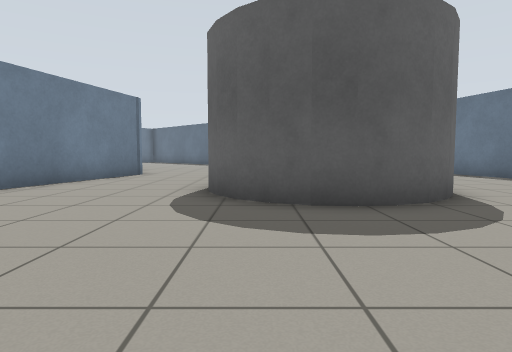
[1] (above)

24 first-person views from a walk through a robot-simulator world made for Gazebo. The camera is 0.72 m above the floor, tilts 4° down and sees 75° across. The floor is counted in squares, 1 m on a side. Each view is taken from the middle of a square. On the plan, view 1 faces up. The plan holds only what a view shows up to about 10 squares ahead; the rest is blank.

[2]
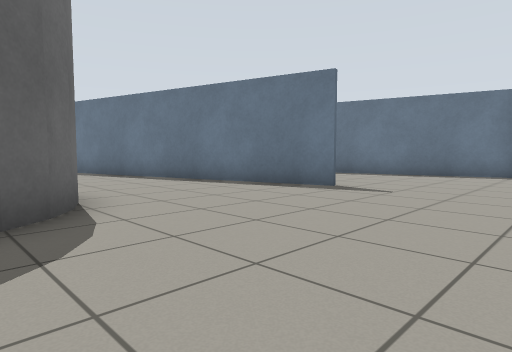

[3]
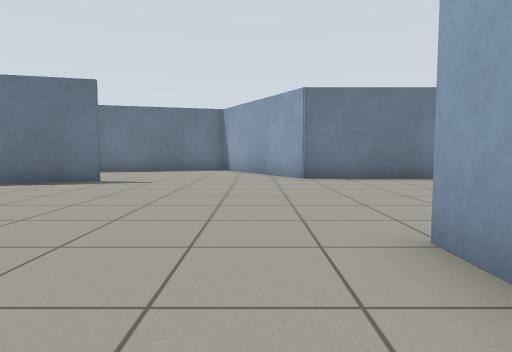

[4]
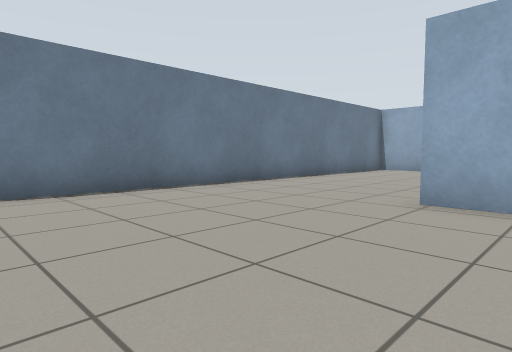

[5]
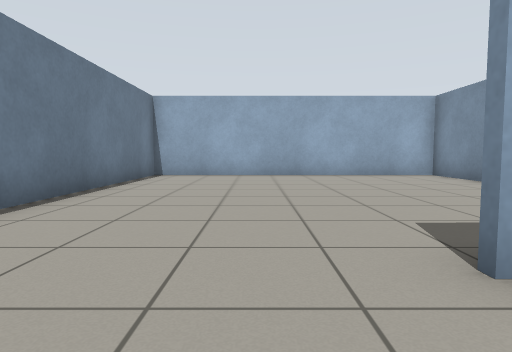

[6]
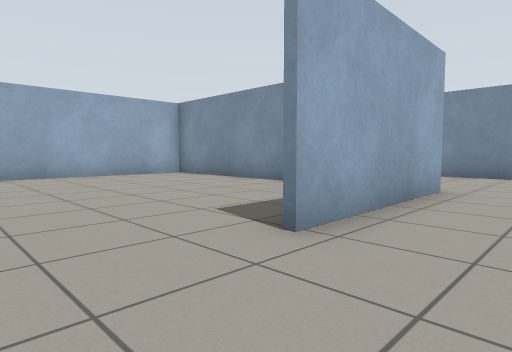

[7]
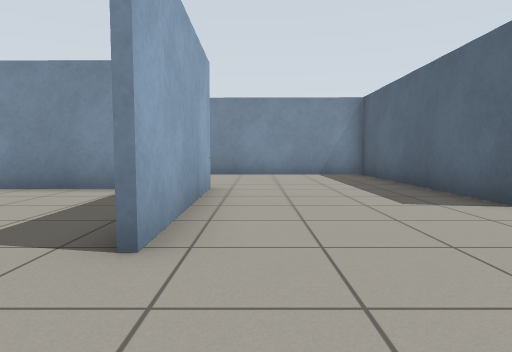

[8]
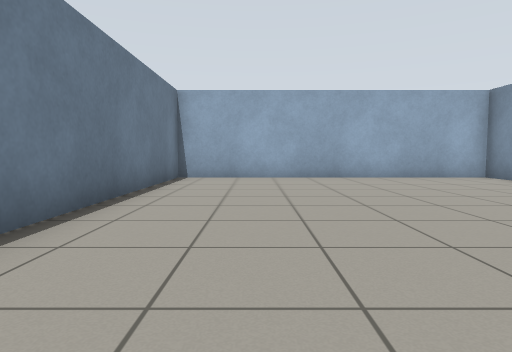

[9]
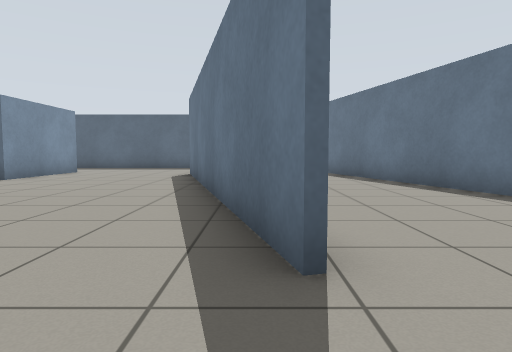

[10]
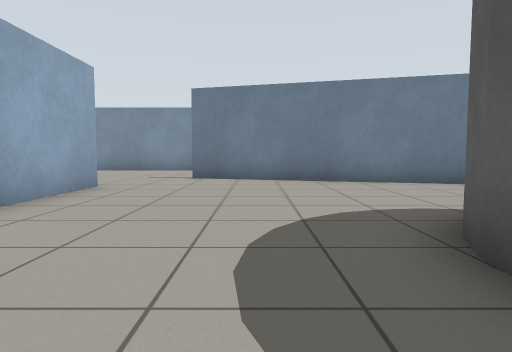

[11]
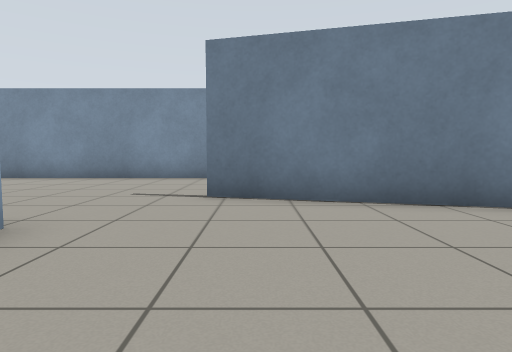

[12]
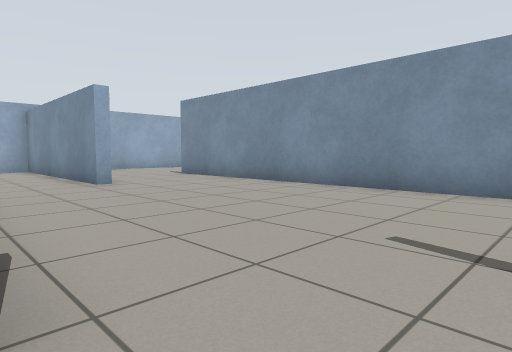

[13]
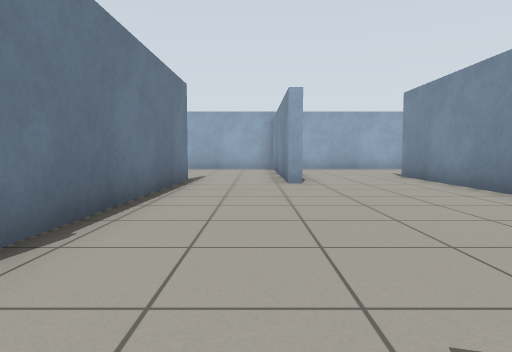

[14]
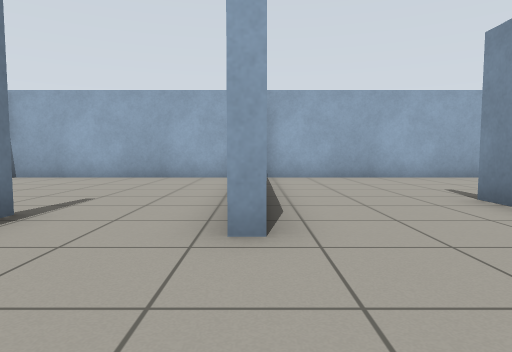

[15]
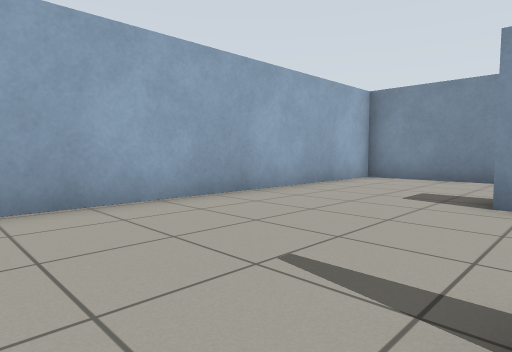

[16]
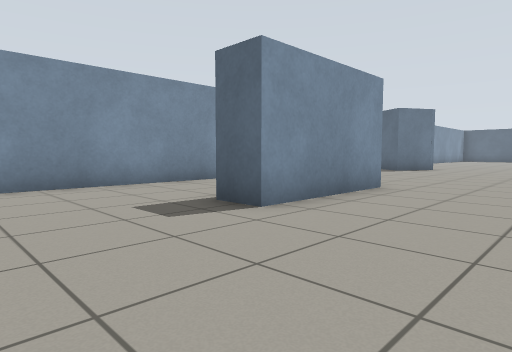

[17]
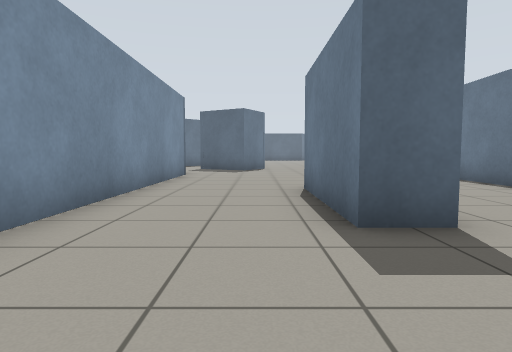

[18]
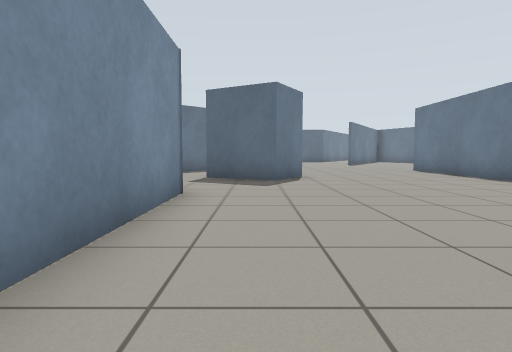

[19]
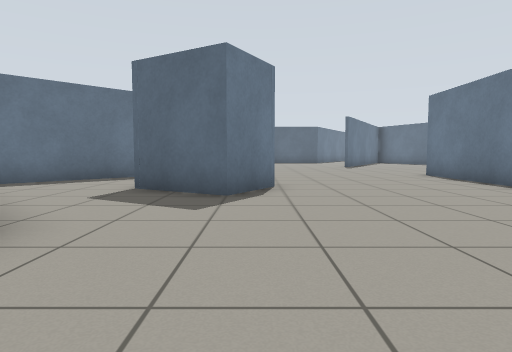

[20]
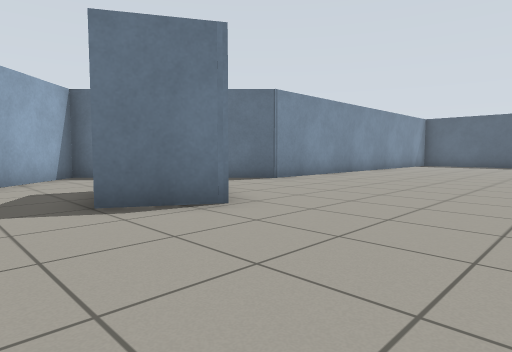

[21]
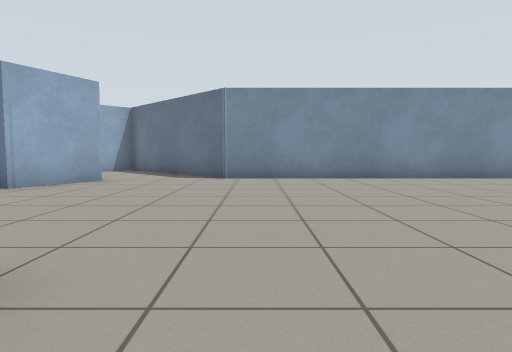

[22]
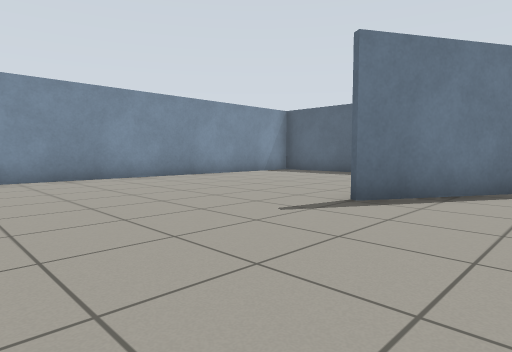

[23]
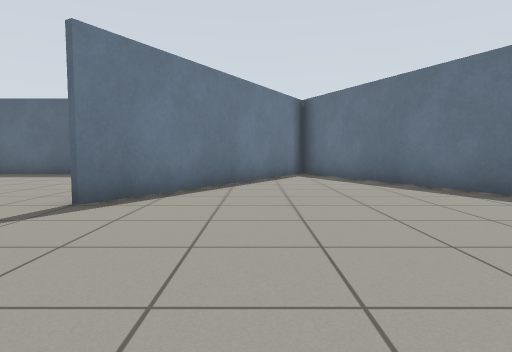

[24]
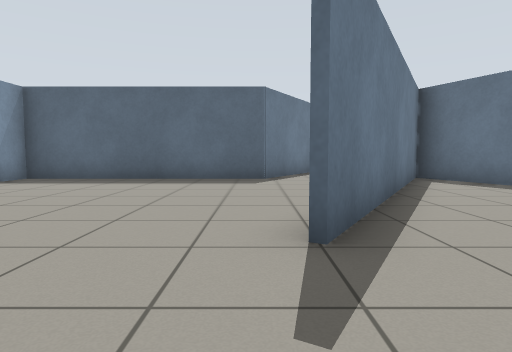

### Floor plan
Points are (right, up) in squares from view 1. A wall is a line through its corners. A room is listed if a view was taken in it or the views show most of it. See-through windows are left out.
Room 1 (views 1, 2, 3, 4, 5, 6, 7, 8, 9, 10, 11, 12)
walls: (1.8, -0.4) (2.6, -0.4); (2.6, -0.5) (-3.1, -0.5); (8.3, 4.9) (6.1, 13.1); (-4.2, -0.4) (-1.4, -0.4); (-4, 10.2) (-6.5, 1.1); (0.2, -4.9) (4.7, -4.8); (1.4, 13.1) (1.4, 11.8); (-4, -4.4) (-4, -6.2); (0.4, -6.7) (0.4, -13.6) (9.2, -13.6) (9.2, -0.3) (10.2, 0.2); (12.3, 8.4) (11, 13.1); (13.8, 2.5) (13.5, 3.8); (-6.8, -6.8) (-6.8, -10.6); (-6.2, -13.6) (0.1, -13.6)
ways out: opening at (-5.5, -7) to room 2; opening at (-5, 0.3) to room 2
Room 2 (views 13, 14, 15, 16, 17, 18, 19, 20, 21, 22, 23, 24)
walls: (-10.4, 0.6) (-10.4, -9.1); (-10.5, 0.4) (-10.5, 5.1); (-17.6, 3.1) (-15.6, 2.1) (-16.5, 0.5) (-18.5, 1.7); (-18.3, -2.1) (-18.3, -13.6) (-7.2, -13.6); (-10.5, -6) (-10.5, -4); (-14.1, -6.2) (-14.1, -9.8) (-15, -9.8) (-15, -6.2); (-4.7, 12.5) (-7.4, 18.5) (-11.5, 11.5); (-18.3, 14.2) (-18.3, 6.1) (-22.4, 2) (-20.4, 0); (-4.2, -7.9) (-4.1, -1.4); (-11.2, 19.1) (-11.7, 18.2) (-18.3, 18.2) (-18.3, 17.1)
ways out: opening at (-5.5, -7) to room 1; opening at (-5, 0.3) to room 1

Positions as (right, up) in squares from view 1, and headings:
1: (0, 0), facing up
2: (2, 1), facing up-right
3: (0, 1), facing right
4: (3, 0), facing down-right
5: (6, -3), facing down
6: (7, -3), facing down-left
7: (7, -4), facing left
8: (7, -4), facing down
9: (8, 3), facing up
10: (3, 3), facing left
11: (-1, 2), facing left
12: (-4, 1), facing down-left
13: (-6, 1), facing down
14: (-7, -4), facing down
15: (-9, -9), facing down-left
16: (-11, -13), facing up-left
17: (-16, -13), facing up
18: (-17, -8), facing up
19: (-16, -5), facing up
20: (-12, -1), facing up-left
21: (-9, 7), facing left
22: (-9, 7), facing up-left
23: (-9, 7), facing up
24: (-12, 9), facing up
